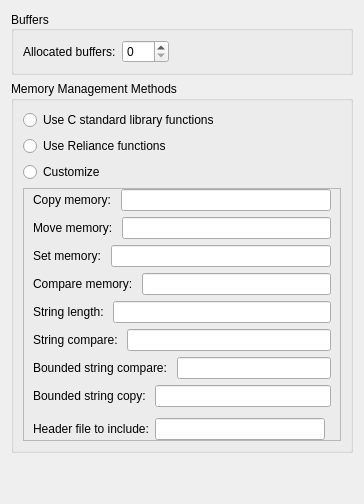
          <widget class="QWidget" name="scrollAreaWidgetContents_4">
           <property name="geometry">
            <rect>
             <x>0</x>
             <y>0</y>
             <width>364</width>
             <height>504</height>
            </rect>
           </property>
           <layout class="QVBoxLayout" name="verticalLayout_24">
            <item>
             <widget class="QGroupBox" name="gbBuffers">
              <property name="sizePolicy">
               <sizepolicy hsizetype="Preferred" vsizetype="Preferred">
                <horstretch>0</horstretch>
                <verstretch>0</verstretch>
               </sizepolicy>
              </property>
              <property name="minimumSize">
               <size>
                <width>0</width>
                <height>50</height>
               </size>
              </property>
              <property name="title">
               <string>Buffers</string>
              </property>
              <property name="alignment">
               <set>Qt::AlignLeading|Qt::AlignLeft|Qt::AlignVCenter</set>
              </property>
              <layout class="QVBoxLayout" name="verticalLayout_25">
               <item>
                <widget class="QWidget" name="hwiAllocatedBuffers" native="true">
                 <property name="minimumSize">
                  <size>
                   <width>0</width>
                   <height>10</height>
                  </size>
                 </property>
                 <layout class="QHBoxLayout" name="horizontalLayout_15">
                  <property name="leftMargin">
                   <number>0</number>
                  </property>
                  <property name="topMargin">
                   <number>0</number>
                  </property>
                  <property name="rightMargin">
                   <number>0</number>
                  </property>
                  <property name="bottomMargin">
                   <number>0</number>
                  </property>
                  <item>
                   <widget class="QLabel" name="label_24">
                    <property name="text">
                     <string>Allocated buffers:</string>
                    </property>
                   </widget>
                  </item>
                  <item>
                   <widget class="QSpinBox" name="sbAllocatedBuffers">
                    <property name="maximum">
                     <number>255</number>
                    </property>
                   </widget>
                  </item>
                  <item>
                   <spacer name="horizontalSpacer_22">
                    <property name="orientation">
                     <enum>Qt::Horizontal</enum>
                    </property>
                    <property name="sizeHint" stdset="0">
                     <size>
                      <width>40</width>
                      <height>20</height>
                     </size>
                    </property>
                   </spacer>
                  </item>
                  <item>
                   <widget class="WarningBtn" name="wbtnAllocatedBuffers" native="true">
                    <property name="sizePolicy">
                     <sizepolicy hsizetype="Fixed" vsizetype="Ignored">
                      <horstretch>0</horstretch>
                      <verstretch>0</verstretch>
                     </sizepolicy>
                    </property>
                    <property name="minimumSize">
                     <size>
                      <width>18</width>
                      <height>0</height>
                     </size>
                    </property>
                    <property name="maximumSize">
                     <size>
                      <width>18</width>
                      <height>16777215</height>
                     </size>
                    </property>
                   </widget>
                  </item>
                 </layout>
                </widget>
               </item>
              </layout>
             </widget>
            </item>
            <item>
             <widget class="QGroupBox" name="gbMemFns">
              <property name="sizePolicy">
               <sizepolicy hsizetype="Preferred" vsizetype="Fixed">
                <horstretch>0</horstretch>
                <verstretch>0</verstretch>
               </sizepolicy>
              </property>
              <property name="title">
               <string>Memory Management Methods</string>
              </property>
              <layout class="QVBoxLayout" name="verticalLayout_26">
               <item>
                <widget class="QRadioButton" name="rbtnMemUseCStd">
                 <property name="text">
                  <string>Use C standard library functions</string>
                 </property>
                </widget>
               </item>
               <item>
                <widget class="QRadioButton" name="rbtnMemUseReliance">
                 <property name="text">
                  <string>Use Reliance functions</string>
                 </property>
                </widget>
               </item>
               <item>
                <widget class="QRadioButton" name="rbtnMemCustomize">
                 <property name="text">
                  <string>Customize</string>
                 </property>
                </widget>
               </item>
               <item>
                <widget class="QFrame" name="frameMemFnsCust">
                 <property name="frameShape">
                  <enum>QFrame::StyledPanel</enum>
                 </property>
                 <property name="frameShadow">
                  <enum>QFrame::Raised</enum>
                 </property>
                 <layout class="QVBoxLayout" name="verticalLayout_31">
                  <property name="topMargin">
                   <number>0</number>
                  </property>
                  <property name="bottomMargin">
                   <number>0</number>
                  </property>
                  <item>
                   <layout class="QHBoxLayout" name="hlayMemcpy">
                    <item>
                     <widget class="QLabel" name="label_13">
                      <property name="text">
                       <string>Copy memory: </string>
                      </property>
                     </widget>
                    </item>
                    <item>
                     <widget class="QLineEdit" name="leMemcpy">
                      <property name="text">
                       <string/>
                      </property>
                     </widget>
                    </item>
                   </layout>
                  </item>
                  <item>
                   <layout class="QHBoxLayout" name="hlayMemmov">
                    <item>
                     <widget class="QLabel" name="label_35">
                      <property name="text">
                       <string>Move memory: </string>
                      </property>
                     </widget>
                    </item>
                    <item>
                     <widget class="QLineEdit" name="leMemmov"/>
                    </item>
                   </layout>
                  </item>
                  <item>
                   <layout class="QHBoxLayout" name="hlayMemset">
                    <item>
                     <widget class="QLabel" name="label_36">
                      <property name="text">
                       <string>Set memory: </string>
                      </property>
                     </widget>
                    </item>
                    <item>
                     <widget class="QLineEdit" name="leMemset"/>
                    </item>
                   </layout>
                  </item>
                  <item>
                   <layout class="QHBoxLayout" name="hlayMemcmp">
                    <item>
                     <widget class="QLabel" name="label_39">
                      <property name="text">
                       <string>Compare memory: </string>
                      </property>
                     </widget>
                    </item>
                    <item>
                     <widget class="QLineEdit" name="leMemcmp"/>
                    </item>
                   </layout>
                  </item>
                  <item>
                   <layout class="QHBoxLayout" name="hlayStrlen">
                    <item>
                     <widget class="QLabel" name="label_38">
                      <property name="text">
                       <string>String length: </string>
                      </property>
                     </widget>
                    </item>
                    <item>
                     <widget class="QLineEdit" name="leStrlen"/>
                    </item>
                   </layout>
                  </item>
                  <item>
                   <layout class="QHBoxLayout" name="hlayStrcmp">
                    <item>
                     <widget class="QLabel" name="label_42">
                      <property name="text">
                       <string>String compare: </string>
                      </property>
                     </widget>
                    </item>
                    <item>
                     <widget class="QLineEdit" name="leStrcmp"/>
                    </item>
                   </layout>
                  </item>
                  <item>
                   <layout class="QHBoxLayout" name="hlayStrncmp">
                    <item>
                     <widget class="QLabel" name="label_41">
                      <property name="text">
                       <string>Bounded string compare: </string>
                      </property>
                     </widget>
                    </item>
                    <item>
                     <widget class="QLineEdit" name="leStrncmp"/>
                    </item>
                   </layout>
                  </item>
                  <item>
                   <layout class="QHBoxLayout" name="hlayStrncpy">
                    <item>
                     <widget class="QLabel" name="label_37">
                      <property name="text">
                       <string>Bounded string copy: </string>
                      </property>
                     </widget>
                    </item>
                    <item>
                     <widget class="QLineEdit" name="leStrncpy"/>
                    </item>
                   </layout>
                  </item>
                  <item>
                   <spacer name="verticalSpacer_8">
                    <property name="orientation">
                     <enum>Qt::Vertical</enum>
                    </property>
                    <property name="sizeType">
                     <enum>QSizePolicy::Fixed</enum>
                    </property>
                    <property name="sizeHint" stdset="0">
                     <size>
                      <width>20</width>
                      <height>5</height>
                     </size>
                    </property>
                   </spacer>
                  </item>
                  <item>
                   <layout class="QHBoxLayout" name="hlayIncludeFile">
                    <item>
                     <widget class="QLabel" name="label_40">
                      <property name="text">
                       <string>Header file to include:</string>
                      </property>
                     </widget>
                    </item>
                    <item>
                     <widget class="QLineEdit" name="leIncludeFile"/>
                    </item>
                    <item>
                     <widget class="WarningBtn" name="wbtnIncludeFile" native="true">
                      <property name="sizePolicy">
                       <sizepolicy hsizetype="Fixed" vsizetype="Ignored">
                        <horstretch>0</horstretch>
                        <verstretch>0</verstretch>
                       </sizepolicy>
                      </property>
                      <property name="minimumSize">
                       <size>
                        <width>0</width>
                        <height>0</height>
                       </size>
                      </property>
                      <property name="maximumSize">
                       <size>
                        <width>18</width>
                        <height>16777215</height>
                       </size>
                      </property>
                     </widget>
                    </item>
                   </layout>
                  </item>
                 </layout>
                </widget>
               </item>
              </layout>
             </widget>
            </item>
            <item>
             <spacer name="verticalSpacer_4">
              <property name="orientation">
               <enum>Qt::Vertical</enum>
              </property>
              <property name="sizeHint" stdset="0">
               <size>
                <width>20</width>
                <height>40</height>
               </size>
              </property>
             </spacer>
            </item>
           </layout>
          </widget>
